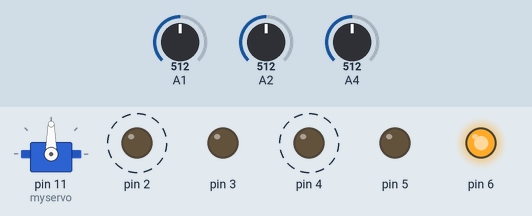
Simulated run of this sketch. Board: Arduino Uno, built with avr-gcc and run on an emulated ATmega328P. On the bench: servo, output pins drawn as LEDs (lit = HIGH). Dashed ring = blinking. The test bench sets the inputs (shaded band); at power-on: A1 = 512, A2 = 512, A4 = 512.

Above: at 1.8 s.
1.9 s: A1 set to 261
5.4 s: A1 set to 243
At 6.7 s:
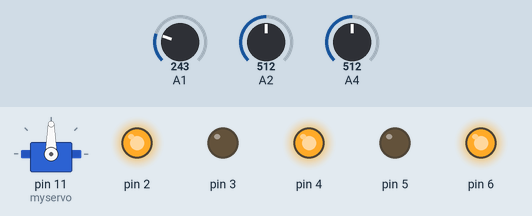
9.2 s: A1 set to 260
At 13.3 s:
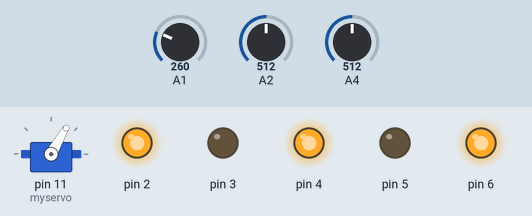
13.4 s: A1 set to 240
At 13.8 s:
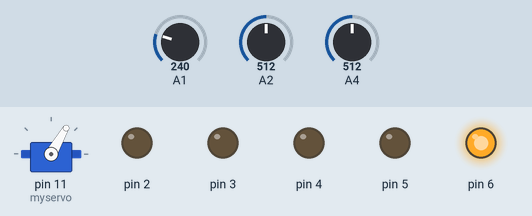
16.9 s: A1 set to 306
20.4 s: A2 set to 263
23.9 s: A2 set to 242
At 31.2 s:
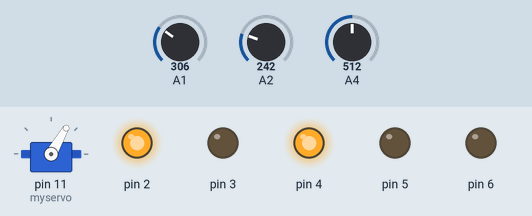
Timing chart, 0 to 38.3 s (numbered marks = the images above; inputs shaded):
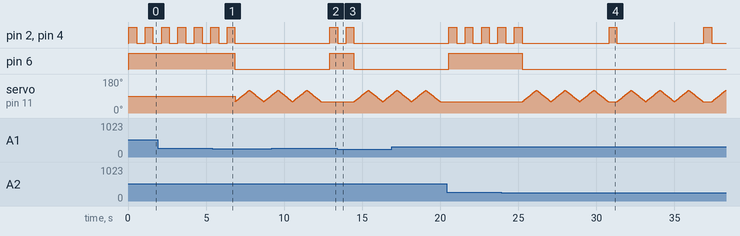

Measured:
- the behaviour switches between 251 and 250 on A1 (found by bisection; images 0 and 1)
- the behaviour switches between 251 and 250 on A2 (found by bisection; images 3 and 4)
- after the input at 5.4 s, pin 2, pin 4: goes on until 6.9 s, then stays LOW; pin 6: HIGH → LOW after 1.5 s
- after the input at 9.2 s, pin 6: LOW → HIGH after 3.7 s
- after the input at 13.4 s, pin 2, pin 4: goes on until 14.5 s, then stays LOW; pin 6: HIGH → LOW after 1.1 s
- after the input at 23.9 s, pin 6: HIGH → LOW after 1.3 s; servo on pin 11 (myservo): 60° → 62° after 1.4 s, then moves between 60° and 120°, repeating every 6.1 s
- by itself, pin 2, pin 4: alternates HIGH for 0.50 s and LOW for 0.55 s

The sketch:

sketch_nov16a.ino
```cpp
#include <Servo.h>

Servo myservo;  // create servo object to control a servo
// twelve servo objects can be created on most boards

int pos = 0;

void setup() {
  // put your setup code here, to run once:
myservo.attach(11);
pinMode(2, OUTPUT);
pinMode(3, OUTPUT);
pinMode(4, OUTPUT);
pinMode(5, OUTPUT);
pinMode(6, OUTPUT);
pinMode(A1, INPUT);
pinMode(A2, INPUT);
pinMode(A4, INPUT);
Serial.begin(9600);
digitalWrite(6, LOW);
}

void loop() {
  // put your main code here, to run repeatedly:

int a = analogRead(A1);
int b = analogRead(A2);
int c = analogRead(A4);

delay(50);

if (a<=250)

{
  digitalWrite(2, HIGH);
  digitalWrite(3, LOW);
  digitalWrite(4, HIGH);
  digitalWrite(5, LOW);
  delay(500);
  digitalWrite(2, LOW);
  digitalWrite(3, LOW);
  digitalWrite(4, LOW);
  digitalWrite(5, LOW);
  digitalWrite(6, LOW);

  for (pos = 60; pos <= 120; pos += 1) { // goes from 0 degrees to 180 degrees
    // in steps of 1 degree
    myservo.write(pos);              // tell servo to go to position in variable 'pos'
    delay(15);                       // waits 15 ms for the servo to reach the position
  }
  for (pos = 120; pos >= 60; pos -= 1) { // goes from 180 degrees to 0 degrees
    myservo.write(pos);              // tell servo to go to position in variable 'pos'
    delay(15);                       // waits 15 ms for the servo to reach the position
  }
  for (pos = 60; pos <= 120; pos += 1) { // goes from 0 degrees to 180 degrees
    // in steps of 1 degree
    myservo.write(pos);              // tell servo to go to position in variable 'pos'
    delay(15);                       // waits 15 ms for the servo to reach the position
  }
  for (pos = 120; pos >= 60; pos -= 1) { // goes from 180 degrees to 0 degrees
    myservo.write(pos);              // tell servo to go to position in variable 'pos'
    delay(15);                       // waits 15 ms for the servo to reach the position
  }
  for (pos = 60; pos <= 120; pos += 1) { // goes from 0 degrees to 180 degrees
    // in steps of 1 degree
    myservo.write(pos);              // tell servo to go to position in variable 'pos'
    delay(15);                       // waits 15 ms for the servo to reach the position
  }
  for (pos = 120; pos >= 60; pos -= 1) { // goes from 180 degrees to 0 degrees
    myservo.write(pos);              // tell servo to go to position in variable 'pos'
    delay(15);                       // waits 15 ms for the servo to reach the position
  }
  delay(500);

  }


  else if(b<=250)

{

digitalWrite(2, HIGH);
  digitalWrite(3, LOW);
  digitalWrite(4, HIGH);
  digitalWrite(5, LOW);
  delay(500);
  digitalWrite(2, LOW);
  digitalWrite(3, LOW);
  digitalWrite(4, LOW);
  digitalWrite(5, LOW);

  digitalWrite(6, LOW);
for (pos = 60; pos <= 120; pos += 1) { // goes from 0 degrees to 180 degrees
    // in steps of 1 degree
    myservo.write(pos);              // tell servo to go to position in variable 'pos'
    delay(15);                       // waits 15 ms for the servo to reach the position
  }
  for (pos = 120; pos >= 60; pos -= 1) { // goes from 180 degrees to 0 degrees
    myservo.write(pos);              // tell servo to go to position in variable 'pos'
    delay(15);                       // waits 15 ms for the servo to reach the position
  }
  for (pos = 60; pos <= 120; pos += 1) { // goes from 0 degrees to 180 degrees
    // in steps of 1 degree
    myservo.write(pos);              // tell servo to go to position in variable 'pos'
    delay(15);                       // waits 15 ms for the servo to reach the position
  }
  for (pos = 120; pos >= 60; pos -= 1) { // goes from 180 degrees to 0 degrees
    myservo.write(pos);              // tell servo to go to position in variable 'pos'
    delay(15);                       // waits 15 ms for the servo to reach the position
  }
  for (pos = 60; pos <= 120; pos += 1) { // goes from 0 degrees to 180 degrees
    // in steps of 1 degree
    myservo.write(pos);              // tell servo to go to position in variable 'pos'
    delay(15);                       // waits 15 ms for the servo to reach the position
  }
  for (pos = 120; pos >= 60; pos -= 1) { // goes from 180 degrees to 0 degrees
    myservo.write(pos);              // tell servo to go to position in variable 'pos'
    delay(15);                       // waits 15 ms for the servo to reach the position
  }

  }
  else if(c<=250)

{

digitalWrite(2, HIGH);
  digitalWrite(3, LOW);
  digitalWrite(4, HIGH);
  digitalWrite(5, LOW);
  delay(500);
  digitalWrite(2, LOW);
  digitalWrite(3, LOW);
  digitalWrite(4, LOW);
  digitalWrite(5, LOW);
  digitalWrite(6, LOW);
for (pos = 60; pos <= 120; pos += 1) { // goes from 0 degrees to 180 degrees
    // in steps of 1 degree
    myservo.write(pos);              // tell servo to go to position in variable 'pos'
    delay(15);                       // waits 15 ms for the servo to reach the position
  }
  for (pos = 120; pos >= 60; pos -= 1) { // goes from 180 degrees to 0 degrees
    myservo.write(pos);              // tell servo to go to position in variable 'pos'
    delay(15);                       // waits 15 ms for the servo to reach the position
  }
  for (pos = 60; pos <= 120; pos += 1) { // goes from 0 degrees to 180 degrees
    // in steps of 1 degree
    myservo.write(pos);              // tell servo to go to position in variable 'pos'
    delay(15);                       // waits 15 ms for the servo to reach the position
  }
  for (pos = 120; pos >= 60; pos -= 1) { // goes from 180 degrees to 0 degrees
    myservo.write(pos);              // tell servo to go to position in variable 'pos'
    delay(15);                       // waits 15 ms for the servo to reach the position
  }
  for (pos = 60; pos <= 120; pos += 1) { // goes from 0 degrees to 180 degrees
    // in steps of 1 degree
    myservo.write(pos);              // tell servo to go to position in variable 'pos'
    delay(15);                       // waits 15 ms for the servo to reach the position
  }
  for (pos = 120; pos >= 60; pos -= 1) { // goes from 180 degrees to 0 degrees
    myservo.write(pos);              // tell servo to go to position in variable 'pos'
    delay(15);                       // waits 15 ms for the servo to reach the position
  }

  }


else if(a>=251 && a<=700)

{
  digitalWrite(6, HIGH);
  digitalWrite(2, HIGH);
  digitalWrite(3, LOW);
  digitalWrite(4, HIGH);
  digitalWrite(5, LOW);
  delay(500);
  digitalWrite(6, HIGH);
  digitalWrite(2, LOW);
  digitalWrite(3, LOW);
  digitalWrite(4, LOW);
  digitalWrite(5, LOW);
  delay(500);

  }


else if(b>=251 && b<=800)

{ digitalWrite(2, HIGH);
  digitalWrite(3, LOW);
  digitalWrite(4, HIGH);
  digitalWrite(5, LOW);
  delay(500);
  digitalWrite(6, HIGH);
  digitalWrite(2, LOW);
  digitalWrite(3, LOW);
  digitalWrite(4, LOW);
  digitalWrite(5, LOW);
  delay(500);
  }


else if(c>=251 && c<=800)

{


  digitalWrite(2, HIGH);
  digitalWrite(3, LOW);
  digitalWrite(4, HIGH);
  digitalWrite(5, LOW);
  digitalWrite(6, HIGH);
  delay(500);
  digitalWrite(6, HIGH);
  digitalWrite(2, LOW);
  digitalWrite(3, LOW);
  digitalWrite(4, LOW);
  digitalWrite(5, LOW);
  delay(500);

  }

else

{
  digitalWrite(6, HIGH);
  digitalWrite(2, LOW);
  digitalWrite(3, LOW);
  digitalWrite(4, LOW);
  digitalWrite(5, LOW);
  }
  }
```
